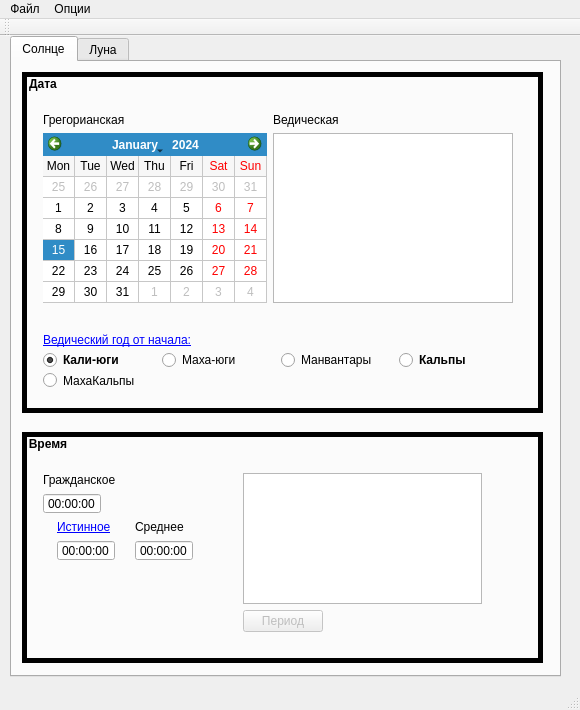
<?xml version="1.0" encoding="UTF-8"?>
<ui version="4.0">
 <class>MainWindow</class>
 <widget class="QMainWindow" name="MainWindow">
  <property name="geometry">
   <rect>
    <x>0</x>
    <y>0</y>
    <width>580</width>
    <height>710</height>
   </rect>
  </property>
  <property name="maximumSize">
   <size>
    <width>580</width>
    <height>710</height>
   </size>
  </property>
  <property name="windowTitle">
   <string>Солнечно-Лунное время</string>
  </property>
  <property name="windowIcon">
   <iconset resource="resources.qrc">
    <normaloff>:/icons/sun_moon.jpg</normaloff>:/icons/sun_moon.jpg</iconset>
  </property>
  <widget class="QWidget" name="centralWidget">
   <widget class="QTabWidget" name="tabWidget">
    <property name="geometry">
     <rect>
      <x>10</x>
      <y>0</y>
      <width>551</width>
      <height>641</height>
     </rect>
    </property>
    <property name="styleSheet">
     <string notr="true"/>
    </property>
    <property name="currentIndex">
     <number>0</number>
    </property>
    <widget class="QWidget" name="tabSun">
     <attribute name="title">
      <string>Солнце</string>
     </attribute>
     <widget class="QGroupBox" name="groupBoxDate">
      <property name="geometry">
       <rect>
        <x>10</x>
        <y>10</y>
        <width>521</width>
        <height>341</height>
       </rect>
      </property>
      <property name="styleSheet">
       <string notr="true">QGroupBox
{
             border: 5px solid black;                    
             background-color: rgba(255, 255, 255, 0);
			   font: bold;
}
QGroupBox::title
{
		left: 5px;
		top: 5px;
}</string>
      </property>
      <property name="title">
       <string>Дата</string>
      </property>
      <property name="flat">
       <bool>false</bool>
      </property>
      <widget class="QWidget" name="layoutWidget">
       <property name="geometry">
        <rect>
         <x>10</x>
         <y>30</y>
         <width>492</width>
         <height>212</height>
        </rect>
       </property>
       <layout class="QHBoxLayout" name="horizontalLayout">
        <item>
         <layout class="QVBoxLayout" name="verticalLayout">
          <property name="sizeConstraint">
           <enum>QLayout::SetFixedSize</enum>
          </property>
          <item>
           <widget class="QLabel" name="label">
            <property name="sizePolicy">
             <sizepolicy hsizetype="Fixed" vsizetype="Fixed">
              <horstretch>0</horstretch>
              <verstretch>0</verstretch>
             </sizepolicy>
            </property>
            <property name="text">
             <string>&lt;html&gt;&lt;head/&gt;&lt;body&gt;&lt;p&gt;Грегорианская&lt;/p&gt;&lt;/body&gt;&lt;/html&gt;</string>
            </property>
           </widget>
          </item>
          <item>
           <widget class="QCalendarWidget" name="calendarWidgetGregorian">
            <property name="sizePolicy">
             <sizepolicy hsizetype="Fixed" vsizetype="Fixed">
              <horstretch>0</horstretch>
              <verstretch>0</verstretch>
             </sizepolicy>
            </property>
            <property name="maximumSize">
             <size>
              <width>240</width>
              <height>185</height>
             </size>
            </property>
            <property name="gridVisible">
             <bool>true</bool>
            </property>
            <property name="selectionMode">
             <enum>QCalendarWidget::NoSelection</enum>
            </property>
            <property name="horizontalHeaderFormat">
             <enum>QCalendarWidget::ShortDayNames</enum>
            </property>
            <property name="verticalHeaderFormat">
             <enum>QCalendarWidget::NoVerticalHeader</enum>
            </property>
            <property name="navigationBarVisible">
             <bool>true</bool>
            </property>
            <property name="dateEditEnabled">
             <bool>false</bool>
            </property>
           </widget>
          </item>
         </layout>
        </item>
        <item>
         <layout class="QVBoxLayout" name="verticalLayout_2">
          <property name="sizeConstraint">
           <enum>QLayout::SetFixedSize</enum>
          </property>
          <item>
           <widget class="QLabel" name="label_2">
            <property name="sizePolicy">
             <sizepolicy hsizetype="Fixed" vsizetype="Fixed">
              <horstretch>0</horstretch>
              <verstretch>0</verstretch>
             </sizepolicy>
            </property>
            <property name="text">
             <string>&lt;html&gt;&lt;head/&gt;&lt;body&gt;&lt;p&gt;Ведическая&lt;/p&gt;&lt;/body&gt;&lt;/html&gt;</string>
            </property>
           </widget>
          </item>
          <item>
           <widget class="QTextEdit" name="textEditVedicDate">
            <property name="sizePolicy">
             <sizepolicy hsizetype="Fixed" vsizetype="Fixed">
              <horstretch>0</horstretch>
              <verstretch>0</verstretch>
             </sizepolicy>
            </property>
            <property name="maximumSize">
             <size>
              <width>240</width>
              <height>185</height>
             </size>
            </property>
            <property name="toolTip">
             <string>&lt;html&gt;&lt;head/&gt;&lt;body&gt;&lt;p&gt;&lt;span style=&quot; font-weight:600;&quot;&gt;За 1-ый год Кали-юги взят 3102г. до н.э., как известно из общедоступных источников. &lt;/span&gt;&lt;/p&gt;&lt;p&gt;&lt;span style=&quot; font-weight:600;&quot;&gt;То есть этот календарь на данный момент не является точным, но интерпретирует грегорианский стиль с ведической позиции.&lt;/span&gt;&lt;/p&gt;&lt;/body&gt;&lt;/html&gt;</string>
            </property>
            <property name="styleSheet">
             <string notr="true">QTextEdit
{
color: purple;
font: bold;
}

QTextEdit::toolTip
{
color: white;
font: bold;
}</string>
            </property>
            <property name="readOnly">
             <bool>true</bool>
            </property>
           </widget>
          </item>
         </layout>
        </item>
       </layout>
      </widget>
      <widget class="QWidget" name="layoutWidget_2">
       <property name="geometry">
        <rect>
         <x>10</x>
         <y>250</y>
         <width>491</width>
         <height>77</height>
        </rect>
       </property>
       <layout class="QVBoxLayout" name="verticalLayout_3">
        <item>
         <widget class="QLabel" name="label_3">
          <property name="text">
           <string>&lt;html&gt;&lt;head/&gt;&lt;body&gt;&lt;p&gt;&lt;a href=&quot;https://vk.com/topic-22230263_28223355?post=2493&quot;&gt;&lt;span style=&quot; text-decoration: underline; color:#0000ff;&quot;&gt;Ведический год от начала:&lt;/span&gt;&lt;/a&gt;&lt;/p&gt;&lt;/body&gt;&lt;/html&gt;</string>
          </property>
          <property name="openExternalLinks">
           <bool>true</bool>
          </property>
         </widget>
        </item>
        <item>
         <layout class="QHBoxLayout" name="horizontalLayout_2">
          <item>
           <widget class="QRadioButton" name="radioButtonKaliYuga">
            <property name="toolTipDuration">
             <number>-1</number>
            </property>
            <property name="styleSheet">
             <string notr="true">font: bold;</string>
            </property>
            <property name="text">
             <string>Кали-юги</string>
            </property>
            <property name="checked">
             <bool>true</bool>
            </property>
           </widget>
          </item>
          <item>
           <widget class="QRadioButton" name="radioButtonMahaYuga">
            <property name="text">
             <string>Маха-юги</string>
            </property>
           </widget>
          </item>
          <item>
           <widget class="QRadioButton" name="radioButtonManvantara">
            <property name="text">
             <string>Манвантары</string>
            </property>
           </widget>
          </item>
          <item>
           <widget class="QRadioButton" name="radioButtonKalpa">
            <property name="styleSheet">
             <string notr="true">font: bold;</string>
            </property>
            <property name="text">
             <string>Кальпы</string>
            </property>
           </widget>
          </item>
         </layout>
        </item>
        <item>
         <widget class="QRadioButton" name="radioButtonMahaKalpa">
          <property name="text">
           <string>МахаКальпы</string>
          </property>
         </widget>
        </item>
       </layout>
      </widget>
     </widget>
     <widget class="QGroupBox" name="groupBoxTime">
      <property name="geometry">
       <rect>
        <x>10</x>
        <y>370</y>
        <width>521</width>
        <height>231</height>
       </rect>
      </property>
      <property name="styleSheet">
       <string notr="true">QGroupBox
{
             border: 5px solid black;                    
             background-color: rgba(255, 255, 255, 0);
			   font: bold;
}
QGroupBox::title
{
		left: 5px;
		top: 5px;
}</string>
      </property>
      <property name="title">
       <string>Время</string>
      </property>
      <widget class="QWidget" name="layoutWidget_3">
       <property name="geometry">
        <rect>
         <x>10</x>
         <y>30</y>
         <width>186</width>
         <height>110</height>
        </rect>
       </property>
       <layout class="QVBoxLayout" name="verticalLayout_7">
        <item>
         <layout class="QVBoxLayout" name="verticalLayout_4">
          <item>
           <widget class="QLabel" name="label_4">
            <property name="sizePolicy">
             <sizepolicy hsizetype="Fixed" vsizetype="Fixed">
              <horstretch>0</horstretch>
              <verstretch>0</verstretch>
             </sizepolicy>
            </property>
            <property name="text">
             <string>&lt;html&gt;&lt;head/&gt;&lt;body&gt;&lt;p&gt;Гражданское&lt;/p&gt;&lt;/body&gt;&lt;/html&gt;</string>
            </property>
           </widget>
          </item>
          <item>
           <widget class="QTimeEdit" name="timeEditCivil">
            <property name="sizePolicy">
             <sizepolicy hsizetype="Fixed" vsizetype="Fixed">
              <horstretch>0</horstretch>
              <verstretch>0</verstretch>
             </sizepolicy>
            </property>
            <property name="readOnly">
             <bool>true</bool>
            </property>
            <property name="buttonSymbols">
             <enum>QAbstractSpinBox::NoButtons</enum>
            </property>
            <property name="displayFormat">
             <string>HH:mm:ss</string>
            </property>
           </widget>
          </item>
         </layout>
        </item>
        <item>
         <layout class="QHBoxLayout" name="horizontalLayout_3">
          <item>
           <layout class="QVBoxLayout" name="verticalLayout_5">
            <item>
             <widget class="QLabel" name="label_5">
              <property name="text">
               <string>&lt;html&gt;&lt;head/&gt;&lt;body&gt;&lt;p&gt;&lt;a href=&quot;https://ru.wikipedia.org/wiki/%D0%9C%D0%B5%D1%81%D1%82%D0%BD%D0%BE%D0%B5_%D1%81%D0%BE%D0%BB%D0%BD%D0%B5%D1%87%D0%BD%D0%BE%D0%B5_%D0%B2%D1%80%D0%B5%D0%BC%D1%8F&quot;&gt;&lt;span style=&quot; text-decoration: underline; color:#0000ff;&quot;&gt;Истинное&lt;/span&gt;&lt;/a&gt;&lt;/p&gt;&lt;/body&gt;&lt;/html&gt;</string>
              </property>
              <property name="openExternalLinks">
               <bool>true</bool>
              </property>
             </widget>
            </item>
            <item>
             <widget class="QTimeEdit" name="timeEditSunTrue">
              <property name="sizePolicy">
               <sizepolicy hsizetype="Fixed" vsizetype="Fixed">
                <horstretch>0</horstretch>
                <verstretch>0</verstretch>
               </sizepolicy>
              </property>
              <property name="toolTip">
               <string>&lt;html&gt;&lt;head/&gt;&lt;body&gt;&lt;p&gt;t = UTC + (геогр. долгота как время) + (уравнение времени)&lt;/p&gt;&lt;/body&gt;&lt;/html&gt;</string>
              </property>
              <property name="readOnly">
               <bool>true</bool>
              </property>
              <property name="buttonSymbols">
               <enum>QAbstractSpinBox::NoButtons</enum>
              </property>
              <property name="displayFormat">
               <string>HH:mm:ss</string>
              </property>
             </widget>
            </item>
           </layout>
          </item>
          <item>
           <layout class="QVBoxLayout" name="verticalLayout_6">
            <item>
             <widget class="QLabel" name="label_6">
              <property name="sizePolicy">
               <sizepolicy hsizetype="Fixed" vsizetype="Fixed">
                <horstretch>0</horstretch>
                <verstretch>0</verstretch>
               </sizepolicy>
              </property>
              <property name="text">
               <string>&lt;html&gt;&lt;head/&gt;&lt;body&gt;&lt;p&gt;Среднее&lt;/p&gt;&lt;/body&gt;&lt;/html&gt;</string>
              </property>
             </widget>
            </item>
            <item>
             <widget class="QTimeEdit" name="timeEditSunAverage">
              <property name="sizePolicy">
               <sizepolicy hsizetype="Fixed" vsizetype="Fixed">
                <horstretch>0</horstretch>
                <verstretch>0</verstretch>
               </sizepolicy>
              </property>
              <property name="toolTip">
               <string>&lt;html&gt;&lt;head/&gt;&lt;body&gt;&lt;p&gt;t = UTC + (геогр. долгота как время)&lt;/p&gt;&lt;/body&gt;&lt;/html&gt;</string>
              </property>
              <property name="readOnly">
               <bool>true</bool>
              </property>
              <property name="buttonSymbols">
               <enum>QAbstractSpinBox::NoButtons</enum>
              </property>
              <property name="displayFormat">
               <string>HH:mm:ss</string>
              </property>
             </widget>
            </item>
           </layout>
          </item>
         </layout>
        </item>
       </layout>
      </widget>
      <widget class="QWidget" name="layoutWidget">
       <property name="geometry">
        <rect>
         <x>210</x>
         <y>30</y>
         <width>261</width>
         <height>181</height>
        </rect>
       </property>
       <layout class="QVBoxLayout" name="verticalLayout_11">
        <item>
         <widget class="QTextEdit" name="textEditSunTime">
          <property name="styleSheet">
           <string notr="true">color: purple;
font: bold;</string>
          </property>
          <property name="readOnly">
           <bool>true</bool>
          </property>
         </widget>
        </item>
        <item>
         <widget class="QPushButton" name="pushButtonSunTimePeriod">
          <property name="enabled">
           <bool>false</bool>
          </property>
          <property name="sizePolicy">
           <sizepolicy hsizetype="Fixed" vsizetype="Fixed">
            <horstretch>0</horstretch>
            <verstretch>0</verstretch>
           </sizepolicy>
          </property>
          <property name="text">
           <string>Период</string>
          </property>
         </widget>
        </item>
       </layout>
      </widget>
     </widget>
    </widget>
    <widget class="QWidget" name="tabMoon">
     <attribute name="title">
      <string>Луна</string>
     </attribute>
     <widget class="QWidget" name="layoutWidget">
      <property name="geometry">
       <rect>
        <x>280</x>
        <y>10</y>
        <width>260</width>
        <height>254</height>
       </rect>
      </property>
      <layout class="QVBoxLayout" name="verticalLayout_10">
       <item>
        <layout class="QVBoxLayout" name="verticalLayout_9">
         <item>
          <widget class="QLabel" name="label_8">
           <property name="text">
            <string>&lt;html&gt;&lt;head/&gt;&lt;body&gt;&lt;p&gt;Титхи&lt;/p&gt;&lt;/body&gt;&lt;/html&gt;</string>
           </property>
          </widget>
         </item>
         <item>
          <widget class="QTextEdit" name="textEditTithi">
           <property name="styleSheet">
            <string notr="true">font: bold;
color: navy;</string>
           </property>
           <property name="readOnly">
            <bool>true</bool>
           </property>
          </widget>
         </item>
        </layout>
       </item>
       <item>
        <layout class="QHBoxLayout" name="horizontalLayout_4">
         <item>
          <widget class="QPushButton" name="pushButtonTithiPeriod">
           <property name="text">
            <string>Период</string>
           </property>
          </widget>
         </item>
         <item>
          <widget class="QPushButton" name="pushButtonEkadashi">
           <property name="text">
            <string>Экадаши</string>
           </property>
          </widget>
         </item>
        </layout>
       </item>
      </layout>
     </widget>
     <widget class="QWidget" name="layoutWidget">
      <property name="geometry">
       <rect>
        <x>10</x>
        <y>10</y>
        <width>260</width>
        <height>252</height>
       </rect>
      </property>
      <layout class="QVBoxLayout" name="verticalLayout_12">
       <item>
        <layout class="QVBoxLayout" name="verticalLayout_8">
         <item>
          <widget class="QLabel" name="label_7">
           <property name="text">
            <string>&lt;html&gt;&lt;head/&gt;&lt;body&gt;&lt;p&gt;Лунный день&lt;/p&gt;&lt;/body&gt;&lt;/html&gt;</string>
           </property>
          </widget>
         </item>
         <item>
          <widget class="QTextEdit" name="textEditMoonDate">
           <property name="styleSheet">
            <string notr="true">font: bold;
color: navy;</string>
           </property>
           <property name="readOnly">
            <bool>true</bool>
           </property>
          </widget>
         </item>
        </layout>
       </item>
       <item>
        <widget class="QPushButton" name="pushButtonMoonDatePeriod">
         <property name="enabled">
          <bool>false</bool>
         </property>
         <property name="sizePolicy">
          <sizepolicy hsizetype="Fixed" vsizetype="Fixed">
           <horstretch>0</horstretch>
           <verstretch>0</verstretch>
          </sizepolicy>
         </property>
         <property name="text">
          <string>Период</string>
         </property>
        </widget>
       </item>
      </layout>
     </widget>
    </widget>
   </widget>
  </widget>
  <widget class="QMenuBar" name="menuBar">
   <property name="geometry">
    <rect>
     <x>0</x>
     <y>0</y>
     <width>580</width>
     <height>20</height>
    </rect>
   </property>
   <widget class="QMenu" name="menuFile">
    <property name="title">
     <string>Файл</string>
    </property>
    <addaction name="actionExitApp"/>
   </widget>
   <widget class="QMenu" name="menuOptions">
    <property name="title">
     <string>Опции</string>
    </property>
    <addaction name="actionSettings"/>
   </widget>
   <addaction name="menuFile"/>
   <addaction name="menuOptions"/>
  </widget>
  <widget class="QToolBar" name="mainToolBar">
   <attribute name="toolBarArea">
    <enum>TopToolBarArea</enum>
   </attribute>
   <attribute name="toolBarBreak">
    <bool>false</bool>
   </attribute>
  </widget>
  <widget class="QStatusBar" name="statusBar"/>
  <action name="actionSettings">
   <property name="text">
    <string>Настройки</string>
   </property>
   <property name="shortcut">
    <string>Ctrl+O</string>
   </property>
  </action>
  <action name="actionExitApp">
   <property name="text">
    <string>Выход</string>
   </property>
  </action>
 </widget>
 <layoutdefault spacing="6" margin="11"/>
 <resources>
  <include location="resources.qrc"/>
 </resources>
 <connections/>
</ui>
